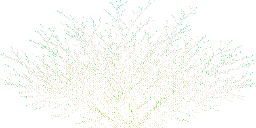
#> input picture assets/forest/desert_bush_1_burn.png, 256 x 128 px, given in place of big_cactus_1.png, which was not available
$ python -i prep-vandre.py   (imports and definitions only)
#> lines starting #> are read from the running program, lines starting #| are printed output that depends on the picture; after the words box and inside, x2 and y2 are one past the last pixel; in counts of white or black regions, pixels touching at a corner belong together; pictures that were not available may be replaced by others from this repository, and a replacement may not be noted
#!/usr/bin/env python3
"""
MEWD — bring the vandre project's plants and ground over

    tools/prep-vandre.py /path/to/vandre

The user's Godot project, github.com/verdictzero/vandre, has a set of
biomes — desert, meadow, pine barrens, savanna, wasteland, farmland,
tundra, arctic — each with a checkered ground texture and a handful of
painted plant sprites. They are the user's own, and this turns them into
the two formats this game already has for those two things, so the
editor can put them down like any other:

  THE GROUND goes into the texture pack (js/texpack.js): every picture
  in vandre/assets/textures/terrain and every *_terrain_checkered.png in
  vandre/assets/biomeAssetsNewFormat, as assets/textures/NAME.png under
  a Doom-style name of eight characters or fewer, in the group
  "vandre/terrain" (the grounds) or "vandre/city" (the metal and
  concrete plates). They go through build-texpack.py's own prepare() —
  an empty alpha dropped, saved optimised — and are worn at the pack's
  scale, two pixels to the unit, so a 256-pixel checker is 128 units
  and one square of it is 64, a floor cell. Their rows are merged into
  js/texpack-data.js (build-texpack.py carries them over when it
  regenerates that file from the archives). Two pictures in the terrain
  folder are the same picture as another — grass_checkered.png is
  new_meadow_grass_checkered_v5.png, and grass_checkered_legacy.tga is
  the .png beside it — and each goes in once.

  THE PLANTS go into assets/forest as the pair every plant in the wood
  is (js/forest.js): an ALBEDO and a BURN MAP, made exactly the way
  tools/bake-plants.mjs makes them for the street trees — cropped to the
  artwork, resampled carrying alpha, alpha thresholded, and the burn map
  worked out from the albedo (green is leaf, the rest is wood, fire
  climbs from the foot). The artwork is already cut out, so there is no
  chroma key. The tile is a power of two on each side, the nearest to
  the artwork's own proportions with its long side at most 256 and no
  more texels than a fir of the wood's (128 by 256), so a fern that is
  twice as wide as it is tall is 256 by 128, a fir is 128 by 256 like
  the wood's own and a round crown is 128 square (256 if it was painted
  big: the meadow's great trees and the wasteland's); the true proportions
  go in KINDS as `aspect`. The .tga meadow set is read by Pillow like the rest.

  WHAT IS NOT DONE HERE is the KINDS rows themselves: how tall a plant
  stands and whether it blocks is a decision, and it is made in
  js/forest.js. This prints each plant's name, tile and aspect so the
  rows can be checked against it.

Skipped: *.import (Godot's), the empty biome folders, and
sprites/foliage/new_meadow/__old (the superseded meadow set).

Needs Pillow and numpy. The output is committed; this is here so it can
be made again.
"""
import importlib.util, json, math, os, re, sys
import numpy as np
from PIL import Image

ROOT = os.path.join(os.path.dirname(os.path.abspath(__file__)), '..')
TEX = os.path.join(ROOT, 'assets', 'textures')
FOREST = os.path.join(ROOT, 'assets', 'forest')
DATA = os.path.join(ROOT, 'js', 'texpack-data.js')

# build-texpack.py's own picture handling, so the pack is one format
_spec = importlib.util.spec_from_file_location('build_texpack', os.path.join(os.path.dirname(os.path.abspath(__file__)), 'build-texpack.py'))
# [1 line not run here, left out]

# ---------------------------------------------------------------- ground
# (file under vandre/assets, pack name, group)
TERRAIN = [
    ('biomeAssetsNewFormat/arctic/arctic_terrain_checkered.png',               'ARCTIC1',  'vandre/terrain'),
    ('biomeAssetsNewFormat/farmland/farmland_terrain_checkered.png',           'FARMLND1', 'vandre/terrain'),
    ('biomeAssetsNewFormat/frozen_tundra/frozen_tundra_terrain_checkered.png', 'FROZEN1',  'vandre/terrain'),
    ('biomeAssetsNewFormat/tundra/tundra_terrain_checkered.png',               'TUNDRA1',  'vandre/terrain'),
    ('textures/terrain/candyland_terrain_checkered.png',                       'CANDY1',   'vandre/terrain'),
    ('textures/terrain/grass_checkered.jpg',                                   'GRASCHK1', 'vandre/terrain'),
    ('textures/terrain/grass_checkered_legacy.png',                            'GRASCHK2', 'vandre/terrain'),  # = the .tga
    ('textures/terrain/molten_checkered.png',                                  'MOLTEN1',  'vandre/terrain'),
    ('textures/terrain/new_meadow_grass_checkered.png',                        'MEADOW1',  'vandre/terrain'),
    ('textures/terrain/new_meadow_grass_checkered_v2.png',                     'MEADOW2',  'vandre/terrain'),
    ('textures/terrain/new_meadow_grass_checkered_v3.png',                     'MEADOW3',  'vandre/terrain'),
    ('textures/terrain/new_meadow_grass_checkered_v4.png',                     'MEADOW4',  'vandre/terrain'),
    ('textures/terrain/new_meadow_grass_checkered_v5.png',                     'MEADOW5',  'vandre/terrain'),  # = grass_checkered.png
    ('textures/terrain/pine_barrens_terrain.png',                              'PINEBAR1', 'vandre/terrain'),
    ('textures/terrain/sand_checkered.jpg',                                    'SAND1',    'vandre/terrain'),
    ('textures/terrain/savanna_grass_terrain.png',                             'SAVANNA1', 'vandre/terrain'),
    ('textures/terrain/wasteland_terrain.png',                                 'WASTE1',   'vandre/terrain'),
    ('textures/terrain/city_concrete_plate.jpg',                               'CITYCON1', 'vandre/city'),
    ('textures/terrain/city_metal_plate.jpg',                                  'CITYMET1', 'vandre/city'),
    ('textures/terrain/city_metal_plate_2.jpg',                                'CITYMET2', 'vandre/city'),
    ('textures/terrain/city_skirt_metal_plate.jpg',                            'CITYSKRT', 'vandre/city'),
]

# ---------------------------------------------------------------- plants
# (file under vandre/assets, KINDS name). The name is the file name in
# assets/forest and the KINDS name in js/forest.js, the same string on
# purpose, as bake-plants.mjs has it: the biome, then the vandre stem.
F = 'sprites/foliage/'
PLANTS = [
    *[(F + 'desert/' + s + '.png', 'desert_' + s.replace('desert_', '')) for s in
      ['big_cactus_1', 'cactus_5', 'cactus_6', 'creosote_bush_5', 'creosote_bush_6', 'dead_creosote_bush_5',
       'dead_creosote_bush_6', 'desert_bush_1', 'desert_bush_2', 'small_cactus_1', 'small_cactus_2']],
    *[(F + 'meadow/' + s + '.tga', 'meadow_' + s.lower()) for s in
      ['bush_var_A', 'bush_var_B', 'grass_var_A', 'grass_var_B', 'tree_big', 'tree_medium', 'tree_really_big']],
    *[(F + 'new_meadow/' + s + '.png', 'new_meadow_' + s.replace('new_meadow_', '').replace('_inter', '')) for s in
      ['fern_1_inter', 'fern_2_inter', 'fern_3_inter', 'fern_4_inter', 'new_meadow_bush_1', 'new_meadow_bush_2',
       'new_meadow_bush_3', 'new_meadow_bush_4', 'new_meadow_flower_1', 'new_meadow_flower_2', 'new_meadow_grass_1',
       'new_meadow_grass_2', 'new_meadow_grass_tall_1', 'new_meadow_tree_1', 'new_meadow_tree_2', 'new_meadow_tree_3']],
    *[(F + 'new_pine_barrens/' + s + '.png', 'pine_' + s) for s in
      ['fern_1', 'fern_2', 'fern_3', 'fern_4', 'fir_tree_1', 'fir_tree_2', 'fir_tree_3', 'fir_tree_4', 'forest_bush_1',
       'forest_bush_2', 'forest_bush_3', 'juvenile_fir_tree_1', 'juvenile_fir_tree_2', 'juvenile_fir_tree_4']],
    (F + 'pine_barrens/pine_barrens_tree.png', 'pine_barrens_tree'),
    *[(F + 'savanna/' + s + '.png', s.replace('grasss', 'grass')) for s in
      ['savanna_grass_short_1', 'savanna_grass_short_2', 'savanna_grass_tall_1', 'savanna_grasss_tall_2', 'savanna_tree_1']],
    *[(F + 'wasteland/' + s + '.png', s) for s in
      ['wasteland_bush_1', 'wasteland_small_tree_1', 'wasteland_tree', 'wasteland_tree_big_2', 'wasteland_tree_big_3',
       'wasteland_tree_small_2']],
    *[('biomeAssetsNewFormat/farmland/wheat_plant_%d.png' % i, 'farm_wheat_%d' % i) for i in range(1, 5)],
    *[('biomeAssetsNewFormat/tundra/tundra_bush_%d.png' % i, 'tundra_bush_%d' % i) for i in range(1, 6)],
]
TILE_MAX = 256
TILE_AREA = 128 * 256


def alpha_bounds(a):
    """The opaque box, ignoring a few stray texels at the edges (as
    bake-plants.mjs's alphaBounds does)."""
    m = a[..., 3] >= 128
    col, row = m.sum(0), m.sum(1)
    def span(v, lo=3):
        idx = np.nonzero(v > lo)[0]
        return (int(idx[0]), int(idx[-1])) if len(idx) else (0, len(v) - 1)
    x0, x1 = span(col); y0, y1 = span(row)
    return x0, y0, x1, y1


def pow2(v):
    return max(32, 2 ** int(round(math.log2(max(1, v)))))


def tile_for(w, h):
    """No bigger than the wood's firs, 128 by 256: a square plant is 128
    square like the wood's bushes, a wide one 256 by 128."""
    s = min(1.0, TILE_MAX / max(w, h))
    W, H = pow2(w * s), pow2(h * s)
    # a big crown painted at 512 keeps 256 square: it stands taller than
    # any fir, and a 128 tile would be a blur at the foot of it
    cap = 256 * 256 if min(w, h) >= 250 else TILE_AREA
    while W * H > cap:
        if W == H: W, H = W // 2, H // 2
        elif W > H: W //= 2
        else: H //= 2
    return W, H


def resample(im, W, H):
    """Colour weighted by coverage (premultiplied), a box filter, and the
    alpha thresholded once: the renderer alpha-tests at 0.5 and a soft
    edge is a hard edge in a random place."""
    pm = im.convert('RGBa').resize((W, H), Image.BOX)
    a = np.asarray(pm.convert('RGBA')).copy()
    cov = np.asarray(pm)[..., 3]
    a[..., 3] = np.where(cov > 110, 255, 0)
    a[a[..., 3] == 0, :3] = 0
    return a


def noise(x, y, seed):
    s = np.sin(x * 127.1 + y * 311.7 + seed) * 43758.5453
    return s - np.floor(s)


def burn_map(al):
    """bake-plants.mjs's burnMap: R coals, G char, B order (when it
    catches — distance from the foot, with a little noise), A foliage."""
    h, w = al.shape[:2]
    y, x = np.mgrid[0:h, 0:w].astype(np.float64)
    r, g, b = (al[..., i].astype(np.float64) for i in range(3))
    leaf = np.clip((g - np.maximum(r, b) * 0.86) / 26, 0, 1)
    fx, fy = w / 2, h - 1
    far = math.hypot(max(fx, w - fx), h)
    d = np.hypot((x - fx) * 0.72, (y - fy)) / far
    jit = (noise(x, y, 11) - 0.5) * 0.10 + (noise(np.floor(x / 8), np.floor(y / 8), 29) - 0.5) * 0.16
    order = np.clip(d * (1.35 if w == h else 1.06) + jit, 0, 1)
    out = np.zeros((h, w, 4), np.uint8)
    on = al[..., 3] >= 128
    out[..., 0] = np.where(on, np.round(255 * (0.30 + 0.55 * (1 - leaf))), 0)
    out[..., 1] = np.where(on, np.round(255 * (0.55 + 0.45 * leaf)), 0)
    out[..., 2] = np.where(on, np.round(255 * order), 0)
    out[..., 3] = np.where(on, np.round(255 * leaf), 0)
    return out


def do_terrain(src):
    rows = []
    for rel, name, group in TERRAIN:
        p = os.path.join(src, rel)
        im, changed, masked, shrunk = BT.prepare(p, False)
        dst = os.path.join(TEX, name + '.png')
        BT.save_small(im, dst, p if (not changed and p.endswith('.png')) else None)
        rows.append([name, im.width, im.height, 0.5 * shrunk, 1 if masked else 0, group])
        print(f'{name:9s} {im.width}x{im.height} {os.path.getsize(dst) // 1024:4d} KB  {group:15s} <- {rel}')
    # merge into the list build-texpack.py wrote: ours replaced, in name order
    txt = open(DATA).read()
    body = re.search(r'export const PACK_LIST = \[\n(.*?)\];', txt, re.S).group(1)
    old = [json.loads(l.strip().rstrip(',')) for l in body.splitlines() if l.strip()]
    mine = {r[0] for r in rows}
    allrows = sorted([r for r in old if r[0] not in mine] + rows, key=lambda r: r[0])
    new_body = ''.join('  ' + json.dumps(r) + ',\n' for r in allrows)
    txt = txt.replace(body, new_body)
    open(DATA, 'w').write(txt)
    print(f'{len(rows)} textures into the pack, {len(allrows)} in it now')


def do_plants(src):
#> called with src = '../assets/forest/desert_bush_1_burn.png'
    tot = 0
    for rel, name in PLANTS:
        im = Image.open(os.path.join(src, rel)).convert('RGBA')
#> im is the input picture: PIL image 256x128 RGBA; mean R, G, B, A 94, 70.6, 45.7, 12.2
        a = np.asarray(im)
        x0, y0, x1, y1 = alpha_bounds(a)
#> in alpha_bounds, `m = a[..., 3] >= 128`:
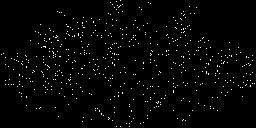
#> m: shape (128, 256) bool; 1.9% white in thin lines or dots
#> in alpha_bounds, `col, row = m.sum(0), m.sum(1)`: col = 256 values, max 12 at index 183, min 0 at index 0, mean 2.38; row = 128 values, max 15 at index 54, min 0 at index 8, mean 4.77
#> in span, `idx = np.nonzero(v > lo)[0]`: idx = 66 values from 5 to 252
#> in alpha_bounds, `x0, x1 = span(col)`: x0 = 5; x1 = 252
#> in alpha_bounds, `y0, y1 = span(row)`: y0 = 7; y1 = 118
#> x0 = 5; y0 = 7; x1 = 252; y1 = 118
        crop = im.crop((x0, y0, x1 + 1, y1 + 1))
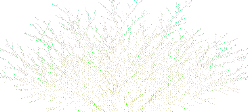
#> crop: PIL image 248x112 RGBA; mean R, G, B, A 104.9, 78.9, 52.5, 13.8; transparent parts drawn white
        W, H = tile_for(crop.width, crop.height)
#> W = 256; H = 128
        al = resample(crop, W, H)
#> in resample, `pm = im.convert('RGBa').resize((W, H), Image.BOX)`:
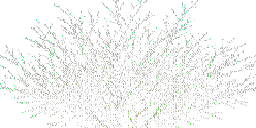
#> pm: PIL image 256x128 RGBa; mean R, G, B, A 8.7, 10.2, 6.2, 13.9; transparent parts drawn white
#> in resample, `cov = np.asarray(pm)[..., 3]`:
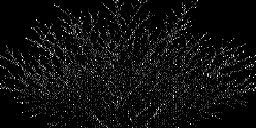
#> cov: shape (128, 256); min 0, max 255, mean 13.9
#> in resample, `a[a[..., 3] == 0, :3] = 0`:
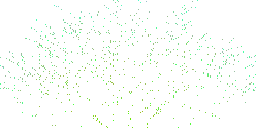
#> a: shape (128, 256, 4); mean R, G, B, A 3.7, 6.2, 3.6, 7.5; transparent parts drawn white
        bm = burn_map(al)
#> in burn_map, `jit = (noise(x, y, 11) - 0.5) * 0.10 + (noise(np.floor(x / 8), np.floo..`:
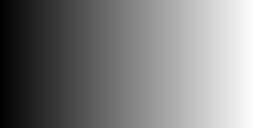
#> x: shape (128, 256) float64; min 0, max 255, mean 127.5
#> in burn_map, `on = al[..., 3] >= 128`: on: shape (128, 256) bool; 2.9% white in thin lines or dots
#> in burn_map, `out[..., 1] = np.where(on, np.round(255 * (0.55 + 0.45 * leaf)), 0)`: out: shape (128, 256, 4); mean of channels 0, 1, 2, 3 2.2, 7.5, 0, 0
#> in burn_map, `out[..., 2] = np.where(on, np.round(255 * order), 0)`: out: shape (128, 256, 4); mean of channels 0, 1, 2, 3 2.2, 7.5, 3.6, 0
#> in burn_map, `out[..., 3] = np.where(on, np.round(255 * leaf), 0)`:
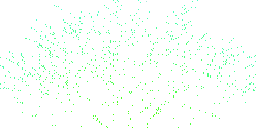
#> out: shape (128, 256, 4); mean of channels 0, 1, 2, 3 2.2, 7.5, 3.6, 7.5; transparent parts drawn white
        for suffix, arr in (('', al), ('_burn', bm)):
            dst = os.path.join(FOREST, f'{name}{suffix}.png')
            Image.fromarray(arr, 'RGBA').save(dst, optimize=True)
            tot += os.path.getsize(dst)
#> this loop made 2 passes
#> (suffix, tot) on passes 1 to 2: ('', 4304), ('_burn', 8156)
#> after the loop, tot = 8156
        solid = (al[..., 3] > 128).mean() * 100
#> solid = 2.92
        print(f'{name:28s} artwork {crop.width}x{crop.height} -> {W}x{H}, aspect {crop.width / crop.height:.3f}, {solid:.0f}% plant')
#| desert_big_cactus_1          artwork 248x112 -> 256x128, aspect 2.214, 3% plant
#> pass 2 of the loop in do_plants, `for rel, name in PLANTS:`:
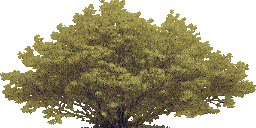
#> input picture assets/forest/desert_bush_2.png, 256 x 128 px, given in place of cactus_5.png, which was not available
#> in do_plants, im is the input picture: PIL image 256x128 RGBA; mean R, G, B, A 73.1, 66.7, 39.2, 158.7
#> in alpha_bounds (call 2), `m = a[..., 3] >= 128`:
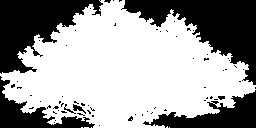
#> m: shape (128, 256) bool; 62.2% white; 69 black regions (62 under 20 px), largest, box (x1, y1, x2, y2) and area: (121, 0, 256, 85) 4754, (0, 0, 103, 74) 3847, (143, 90, 256, 128) 1927
#> col = 256 values, max 128 at index 103, min 3 at index 0, mean 79.66; row = 128 values, max 253 at index 91, min 15 at index 0, mean 159.3
#> in alpha_bounds (call 2), `x0, x1 = span(col)`: x0 = 1; x1 = 254
#> in alpha_bounds (call 2), `y0, y1 = span(row)`: y0 = 0; y1 = 127
#> in do_plants, `x0, y0, x1, y1 = alpha_bounds(a)`: x0 = 1; y0 = 0; x1 = 254; y1 = 127
#> crop: PIL image 254x128 RGBA
#> cov: shape (128, 256); 62.8% white; 69 black regions (62 under 20 px), largest, box (x1, y1, x2, y2) and area: (121, 0, 256, 85) 4692, (0, 0, 103, 74) 3800, (143, 92, 256, 128) 1899
#> in burn_map (call 2), `out[..., 3] = np.where(on, np.round(255 * leaf), 0)`:
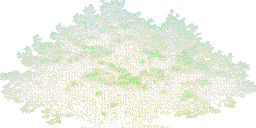
#> out: shape (128, 256, 4); mean of channels 0, 1, 2, 3 111.4, 108.2, 67.2, 44.9; transparent parts drawn white
#> the loop in do_plants, `for suffix, arr in (('', al), ('_burn', bm)):` made 2 passes
#> (suffix, tot) on passes 1 to 2: ('', 56877), ('_burn', 124511)
#> after the loop in do_plants, `for suffix, arr in (('', al), ('_burn', bm)):`: tot = 124511
#> solid = 62.77
#| desert_cactus_5              artwork 254x128 -> 256x128, aspect 1.984, 63% plant
    print(f'{len(PLANTS)} plants, {2 * len(PLANTS)} files into assets/forest, {tot / 1e6:.2f} MB')


# [6 lines not run here, left out]

#> (the run stopped early here; a loop or call above may not have finished)
